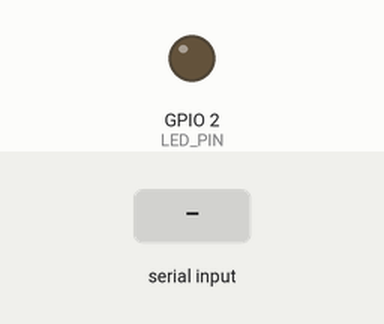
The sketch below on a simulated ESP32. Parts: output pins drawn as LEDs (lit = HIGH). The inputs (shaded band) are chosen by the test bench. Nothing arrives over Bluetooth unless stated; what the sketch prints to the serial monitor is not drawn.

Above: at 1.5 s.
1.6 s: "1\n" received over the second serial link
At 2.6 s:
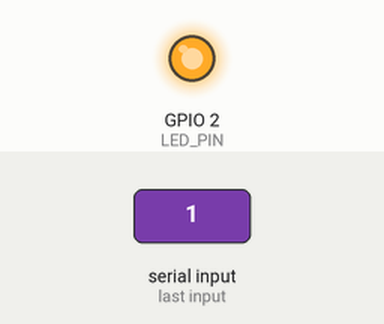
Timing chart, 0 to 4.6 s (numbered marks = the images above; inputs shaded):
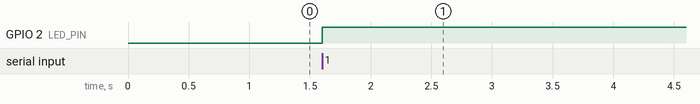

The sketch:

rahat_receiver.ino
```cpp
/*
 * Rahat Sentinel — ESP32 Receiver Module
 *
 * BT device name : RAHAT_RX
 * LED pin        : GPIO 2  (built-in blue LED on ESP32 DevKit V1 / DOIT board)
 *                  Change LED_PIN below if your board uses a different pin.
 *                  If your board has an active-LOW LED, flip LED_ON / LED_OFF.
 * Baud rate      : 115200
 *
 * Serial output (read by dashboard Web Serial API):
 *   LOCATION:28.614200,77.209000,RED
 *
 * ⚠️  PARTITION: Tools → Partition Scheme → Huge APP (3MB No OTA)
 *
 * PAIRING STEP (one-time, before app can send):
 *   Android Settings → Bluetooth → find "RAHAT_RX" → Pair
 *   Then the Rahat app connects automatically.
 */

#include <BluetoothSerial.h>

// ── Pin config ────────────────────────────────────────────────────────────────
#define LED_PIN  2      // GPIO 2 = built-in LED on most ESP32 DevKit boards
#define LED_ON   HIGH   // change to LOW if your board's built-in LED is active-LOW
#define LED_OFF  LOW

// ── State ─────────────────────────────────────────────────────────────────────
BluetoothSerial BT;

static char     latestLoc[80]    = "No data";
static char     latestSev[24]    = "UNKNOWN";
static bool     hasData          = false;
static bool     wasConnected     = false;
static unsigned long lastBeat    = 0;
static unsigned long lastBlinkMs = 0;
static bool     ledState         = false;

// ── LED helpers ───────────────────────────────────────────────────────────────

void ledSolid(bool on) {
  digitalWrite(LED_PIN, on ? LED_ON : LED_OFF);
  ledState = on;
}

// Non-blocking blink — call from loop() while waiting for client
void ledBlink(unsigned long intervalMs) {
  if (millis() - lastBlinkMs >= intervalMs) {
    lastBlinkMs = millis();
    ledState = !ledState;
    digitalWrite(LED_PIN, ledState ? LED_ON : LED_OFF);
  }
}

// ── Parse incoming "lat,lon,SEVERITY\n" ───────────────────────────────────────
static void processLine(const char* buf) {
  String s(buf);
  s.trim();
  if (s.length() == 0) return;

  int fc = s.indexOf(',');
  int sc = s.indexOf(',', fc + 1);

  if (fc > 0 && sc > fc) {
    s.substring(0, sc).toCharArray(latestLoc, sizeof(latestLoc));
    s.substring(sc + 1).toCharArray(latestSev, sizeof(latestSev));
  } else {
    s.toCharArray(latestLoc, sizeof(latestLoc));
    strncpy(latestSev, "UNKNOWN", sizeof(latestSev));
  }

  hasData = true;
  ledSolid(true);   // LED stays ON after first data received

  // Send to dashboard over USB Serial
  Serial.printf("LOCATION:%s,%s\n", latestLoc, latestSev);
  Serial.printf("[RX] Stored: loc=%s  sev=%s\n", latestLoc, latestSev);
}

// ── Non-blocking BT reader ────────────────────────────────────────────────────
static void handleBluetooth() {
  static char buf[80];
  static int  pos = 0;

  while (BT.available()) {
    char c = (char)BT.read();
    if (c == '\n' || c == '\r') {
      if (pos > 0) {
        buf[pos] = '\0';
        processLine(buf);
        pos = 0;
      }
    } else if (pos < (int)sizeof(buf) - 2) {
      buf[pos++] = c;
    }
  }
}

// ── Heartbeat — prints status to Serial every 4 s ────────────────────────────
static void heartbeat() {
  if (millis() - lastBeat < 4000) return;
  lastBeat = millis();

  bool connected = BT.hasClient();
  if (connected && !wasConnected) {
    Serial.println("[BT] Phone connected!");
    wasConnected = true;
    ledSolid(true);  // solid ON when phone connects
  } else if (!connected && wasConnected) {
    Serial.println("[BT] Phone disconnected.");
    wasConnected = false;
    if (!hasData) ledSolid(false);
  }

  Serial.printf("[HEARTBEAT] BT=%s  hasData=%s  loc=%s  sev=%s\n",
    connected  ? "CONNECTED" : "waiting",
    hasData    ? "YES"       : "NO",
    latestLoc, latestSev
  );
}

// ── Setup ─────────────────────────────────────────────────────────────────────
void setup() {
  Serial.begin(115200);
  delay(300);  // let Serial settle

  pinMode(LED_PIN, OUTPUT);
  ledSolid(false);

  Serial.println("\n========================================");
  Serial.println("  Rahat Sentinel — Receiver (RAHAT_RX)");
  Serial.println("========================================");
  Serial.printf("  LED pin : GPIO %d  (ON=%s)\n", LED_PIN, LED_ON == HIGH ? "HIGH" : "LOW");
  Serial.println("  Baud    : 115200");
  Serial.println("----------------------------------------");

  if (!BT.begin("RAHAT_RX")) {
    Serial.println("[ERROR] Bluetooth init FAILED!");
    // Rapid blink to signal error
    for (int i = 0; i < 10; i++) {
      ledSolid(true);  delay(100);
      ledSolid(false); delay(100);
    }
  } else {
    Serial.println("[BT]  Name     : RAHAT_RX");
    Serial.println("[BT]  Status   : Discoverable — waiting for phone...");
    Serial.println("[BT]  PAIRING  : Android Settings > Bluetooth > RAHAT_RX > Pair");
    Serial.println("----------------------------------------\n");
  }
}

// ── Loop — non-blocking ───────────────────────────────────────────────────────
void loop() {
  handleBluetooth();
  heartbeat();

  // Slow blink while no client connected and no data yet
  if (!BT.hasClient() && !hasData) {
    ledBlink(800);
  }
}
```

Measured:
- after the input at 1.6 s, GPIO 2 (LED_PIN): LOW → HIGH after 0.00 s instead of 2.4 s
